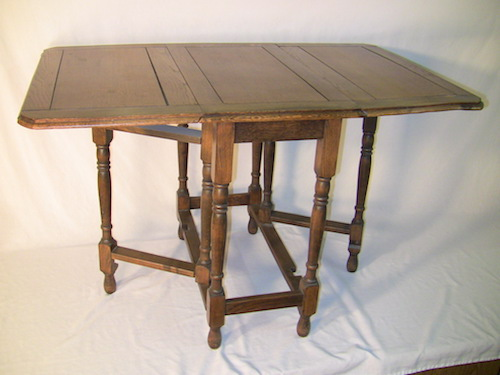
#> input picture docs/02.AI_ML/ml_data/table.jpg, 500 x 375 px, found by its file name
$ python desc.py
#> lines starting #> are read from the running program, lines starting #| are printed output that depends on the picture
# -*- coding: utf-8 -*-
from __future__ import unicode_literals
import cv2 as cv
import matplotlib.pyplot as mp
original = cv.imread('../../data/table.jpg')
#> original is the input picture: shape (375, 500, 3); mean B, G, R 157.7, 169.6, 182.9
cv.imshow('Original', original)
gray = cv.cvtColor(original, cv.COLOR_BGR2GRAY)
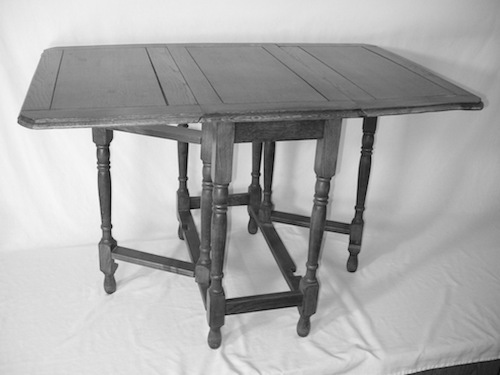
#> gray: shape (375, 500); min 2, max 251, mean 172.2
cv.imshow('Gray', gray)
star = cv.xfeatures2d.StarDetector_create()
keypoints = star.detect(gray)
#> keypoints = 151 keypoints; strongest (x, y, size): (239, 215, 16), (243, 151, 16), (295, 239, 22), (241, 182, 16)
sift = cv.xfeatures2d.SIFT_create()
keypoints, desc = sift.compute(gray, keypoints)
print(desc.shape)
#| (151, 128)
mp.matshow(desc.T, cmap='jet', fignum='Description')
mp.title('Description', fontsize=20)
mp.xlabel('Sample', fontsize=14)
mp.ylabel('Feature', fontsize=14)
mp.tick_params(which='both', top=False, labeltop=False,
               labelbottom=True, labelsize=10)
mp.show()
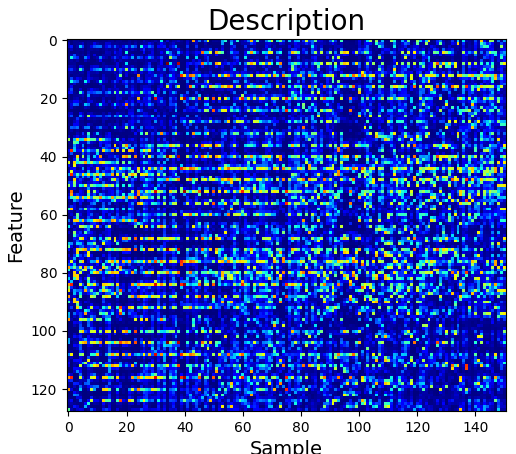
#> figure drawn by matplotlib, 1 panel
